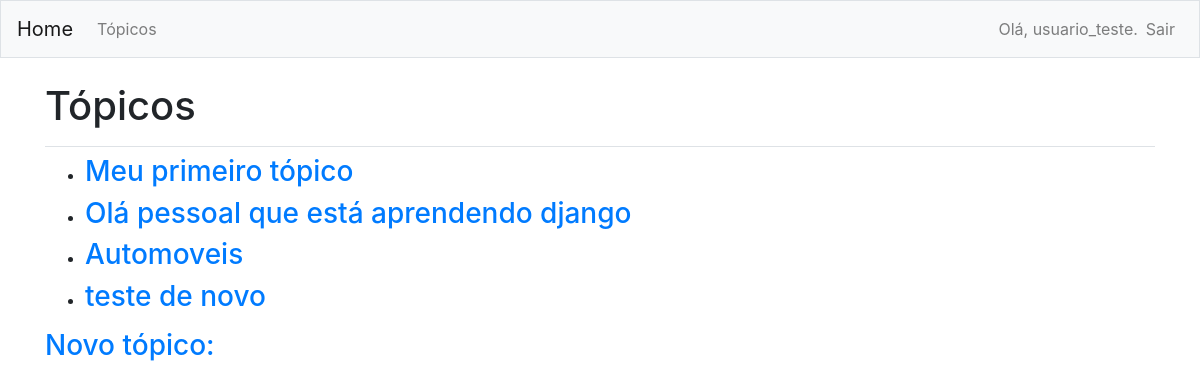
The page /topics/ (signed in) on the database its author committed.
### learning_logs/models.py (models this page shows)
class Topic(models.Model):
	text = models.CharField(max_length=200, verbose_name='assunto')
	date_added = models.DateTimeField(auto_now_add=True, verbose_name='Data')
	owner = models.ForeignKey(User, on_delete=models.CASCADE, verbose_name='autor')
	class Meta:
		verbose_name_plural = 'tópicos'
	def __str__(self):
		return self.text

### learning_logs/views.py (the view)
# urls.py: path('topics/', views.topics, name='topics'),
@login_required
def topics(request):
    topics = Topic.objects.filter(owner=request.user).order_by('date_added')
    context = {'topics': topics}
    return render(request, 'learning_logs/topics.html', context)

### learning_logs/templates/learning_logs/topics.html
{% extends "learning_logs/base.html" %}
{% block page_header %}
  <h1>Tópicos</h1>
{% endblock page_header %}
{% block content %}
	<ul>
		{% for topic in topics %}
			<li> <h3>
				<a href="{% url 'learning_logs:topic' topic.id %}">{{ topic }}</a>
			</h3></li>
		{% empty %}
			<li><h3> Nenhum tópico adicionado ainda.</h3></li>
		{% endfor %}
	</ul>
	<h3><a href="{% url 'learning_logs:new_topic' %}">Novo tópico:</a></h3>
{% endblock content %}

### learning_logs/templates/learning_logs/base.html (shortened to what this page needs)
{% load bootstrap4 %}
<!DOCTYPE html>
<html lang="pt-br">
<head>
  {% bootstrap_css %}
</head>
<body>
  <nav class="navbar navbar-expand-md navbar-light bg-light mb-4 border">
    <a class="navbar-brand" href="{% url 'learning_logs:index'%}">
        Home</a>
    <div class="collapse navbar-collapse" id="navbarCollapse">
      <ul class="navbar-nav mr-auto">
        <li class="nav-item">
          <a class="nav-link" href="{% url 'learning_logs:topics'%}">
              Tópicos</a></li>
      </ul>
      <ul class="navbar-nav ml-auto">
        {% if user.is_authenticated %}
          <li class="nav-item">
            <span class="navbar-text"}">Olá, {{ user.username }}.</span>
          </li>
          <li class="nav-item">
            <a class="nav-link" href="{% url 'users:logout' %}">Sair</a>
          </li>
        {% else %}
          <li class="nav-item">
            <a class="nav-link" href="{% url 'users:register' %}">Criar conta</a>
          </li>
          <li class="nav-item">
            <a class="nav-link" href="{% url 'users:login' %}">Logar</a></li>
        {% endif %}
      </ul>
    </div>
  </nav>
  <main role="main" class="container">
    <div class="pb-2 mb-2 border-bottom">
      {% block page_header %}{% endblock page_header %}
    </div>
    <div>
      {% block content %}{% endblock content %}
    </div>
  </main>
</body>
</html>

### rows shown on the page
Topic: text "Meu primeiro tópico"
Topic: text "Olá pessoal que está aprendendo django"
Topic: text "Automoveis"
Topic: text "teste de novo"

### other values the page prints
{{ user.username }} "usuario_teste"
